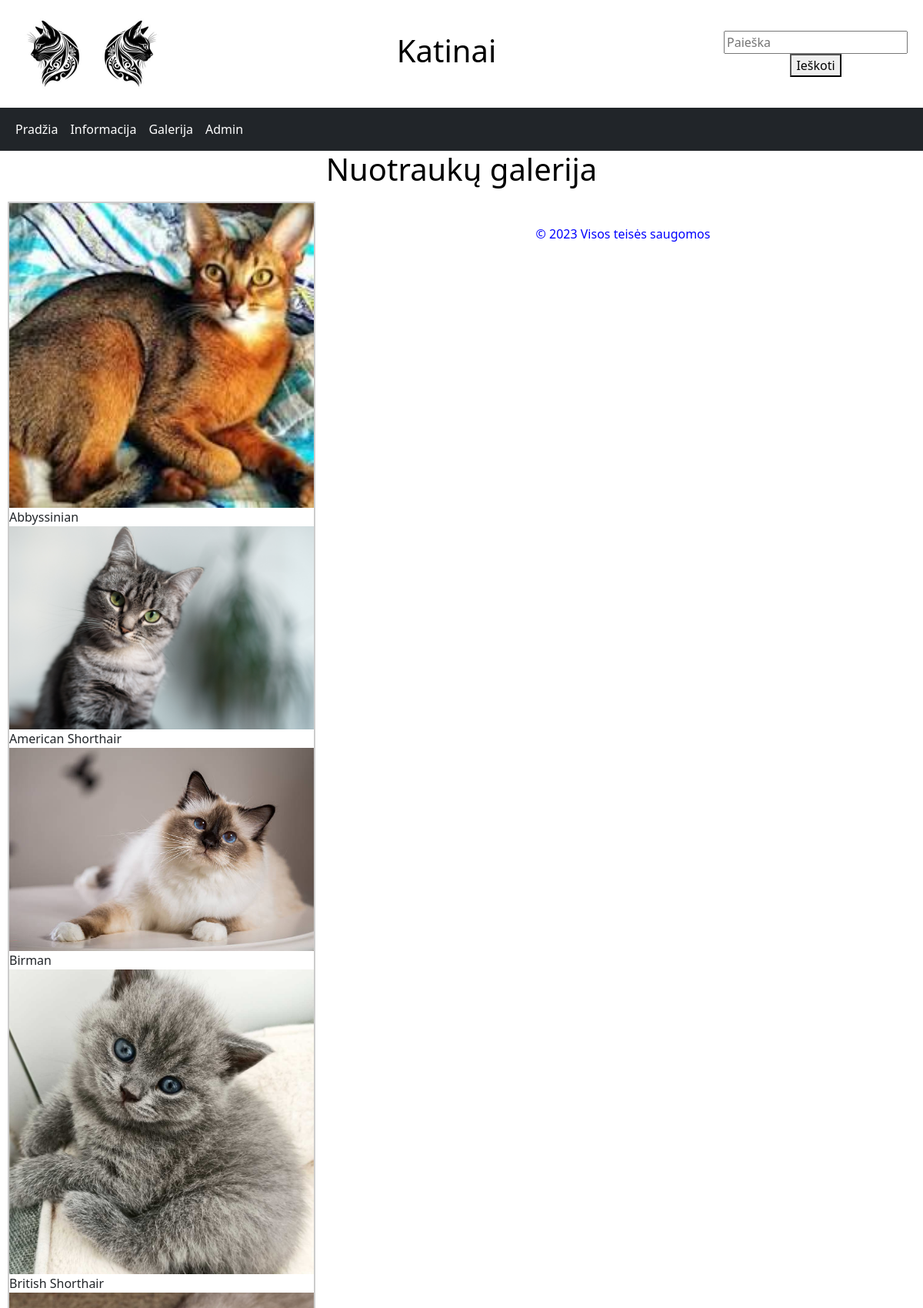
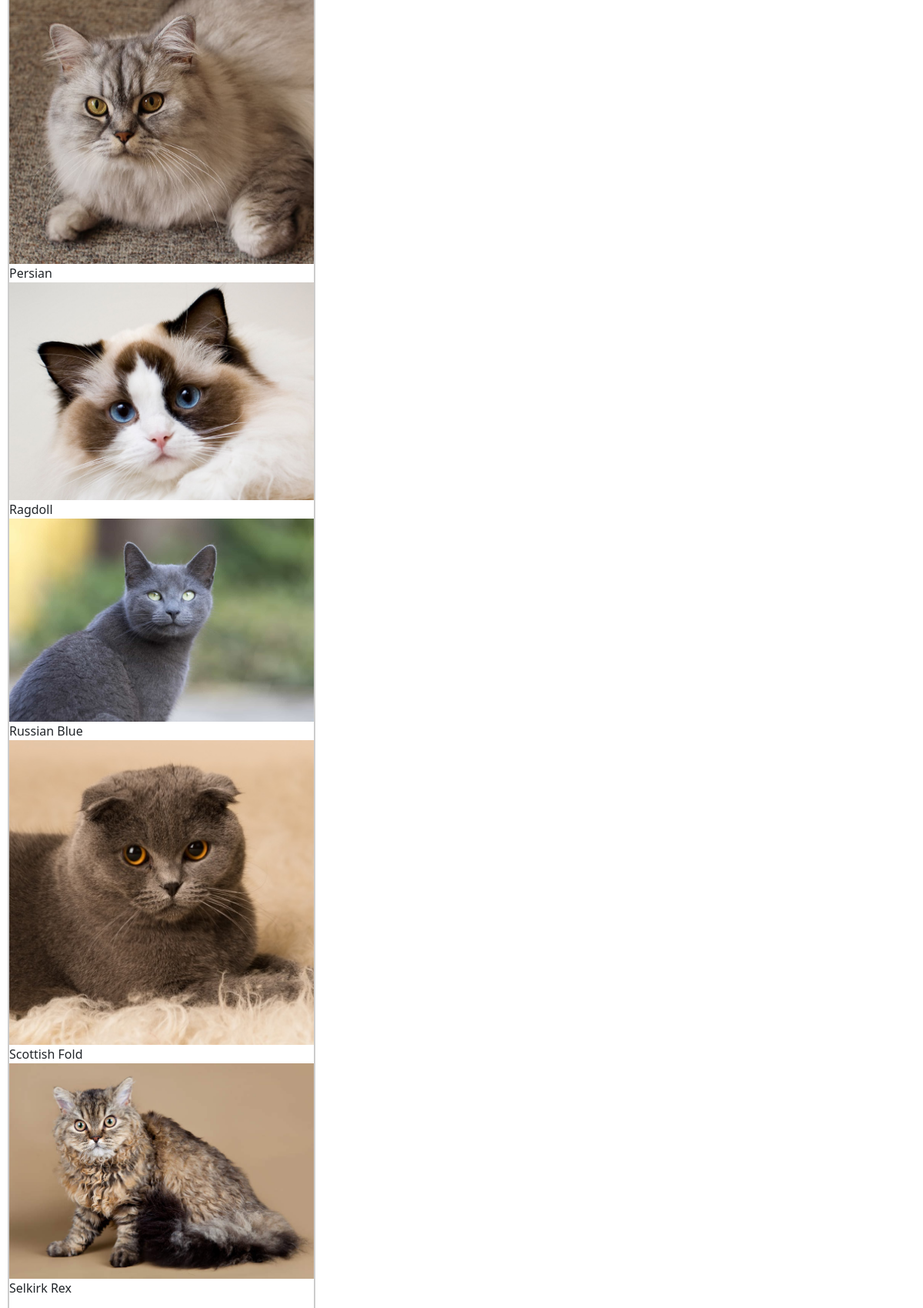
Page /gallery/ (upper part) on the committed database (2 pictures, top to bottom).
### cats/models.py (models this page shows, shortened)
class Breeds(models.Model):
    name = models.CharField(max_length=100, verbose_name="Pavadinimas")
    country = models.CharField(max_length=100, verbose_name="Šalis")
    height = models.CharField(max_length=20, verbose_name="Maksimalus ūgis")
    lifespan = models.CharField(max_length=5, verbose_name="Gyvenimo trukmė")
    description = models.TextField(blank=True, verbose_name="Aprašymas")
    photo = models.ImageField(upload_to="images/")
    class Meta:
        verbose_name = 'Veislė'
        verbose_name_plural = 'Veislės'
        ordering = ['name', 'country']

### cats/views.py (the view)
# urls.py: path('gallery/', views.gallery, name="gallery"),
def gallery(request):
    photos = Breeds.objects.all()
    paginator = Paginator(Breeds.objects.all(), 2)
    page_number = request.GET.get('page')
    paged_breeds = paginator.get_page(page_number)
    context = {
        'photos': photos,
        'menu': menu,
        'title': 'Galerija',
        'title2': 'Nuotraukų galerija'
    }
    return render(request, 'cats/gallery.html', context=context)

### cats/templates/cats/gallery.html (shortened to what this page needs)
{% extends 'cats/base.html' %}
{% block content %}
<body>
    <h1>{{ title2 }}</h1>
    <div class="gallery">
        {% for photo in photos %}
        <a target="_blank">
            <img src="{{ photo.photo.url }}" height="400" width="auto" alt="{{ photo.name }}">
        </a>
        <div class="desc"> {{ photo.name }} </div>
        {% endfor %}
    </div>
</body>
<div class="container puslapiai">
    <nav aria-label="...">
    </nav>
</div>
{% endblock %}

### cats/static/cats/css/styles.css (style rules this page uses)
header, nav, main { display: grid; grid-template-columns: 1fr 8fr 1fr; align-items: center; text-align: center; padding: 20px; color: black; }
h1 { color: black; text-align: center; }
div.gallery { margin: 10px; border: 2px solid #ccc; float: left; width: 400px; }
div.gallery img { width: 100%; height: auto; }

### rows in the picture
Breeds: photo (picture), name "Abbyssinian"
Breeds: photo (picture), name "American Shorthair"
Breeds: photo (picture), name "Birman"
Breeds: photo (picture), name "British Shorthair"
Breeds: photo (picture), name "Persian"
Breeds: photo (picture), name "Ragdoll"
Breeds: photo (picture), name "Russian Blue"
Breeds: photo (picture), name "Scottish Fold"
Breeds: photo (picture), name "Selkirk Rex"
Breeds: photo (picture)

### other values in the picture
{{ x.title }} "Pradžia" "Informacija" "Galerija" "Admin"
{{ title2 }} "Nuotraukų galerija"
